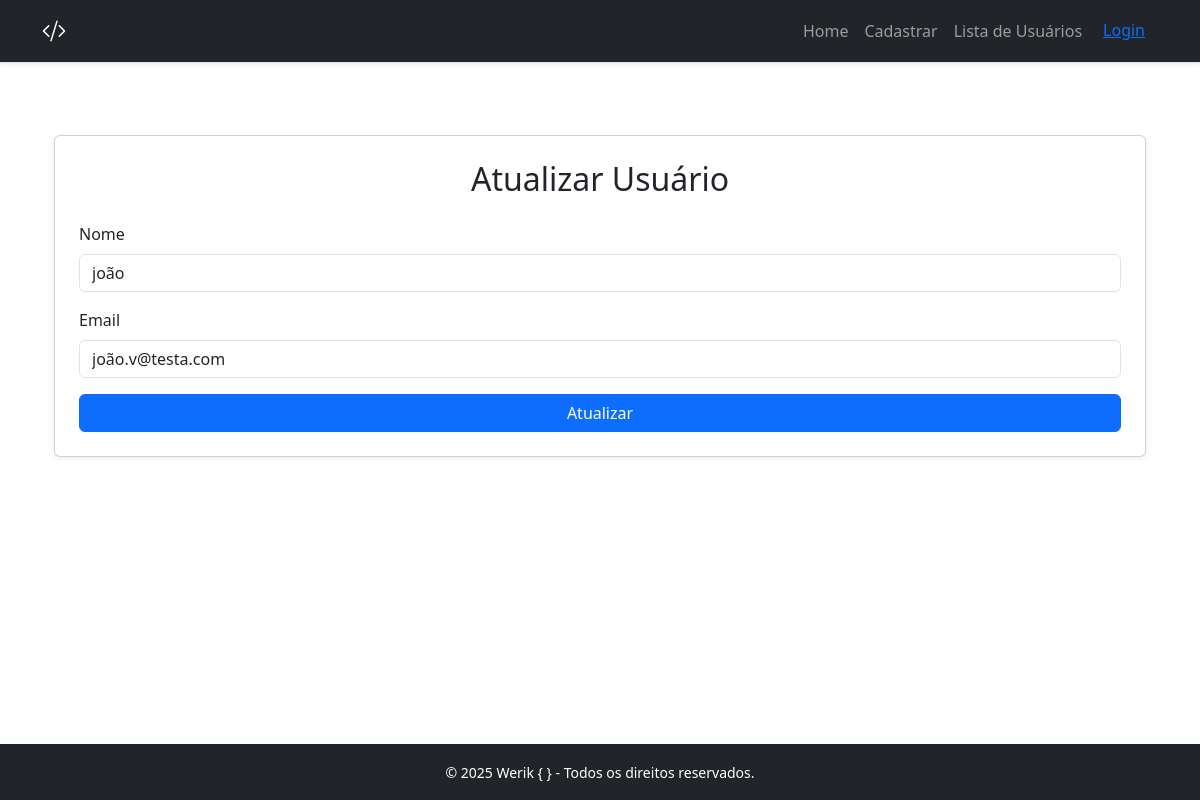
The app's page /update/10, older data.
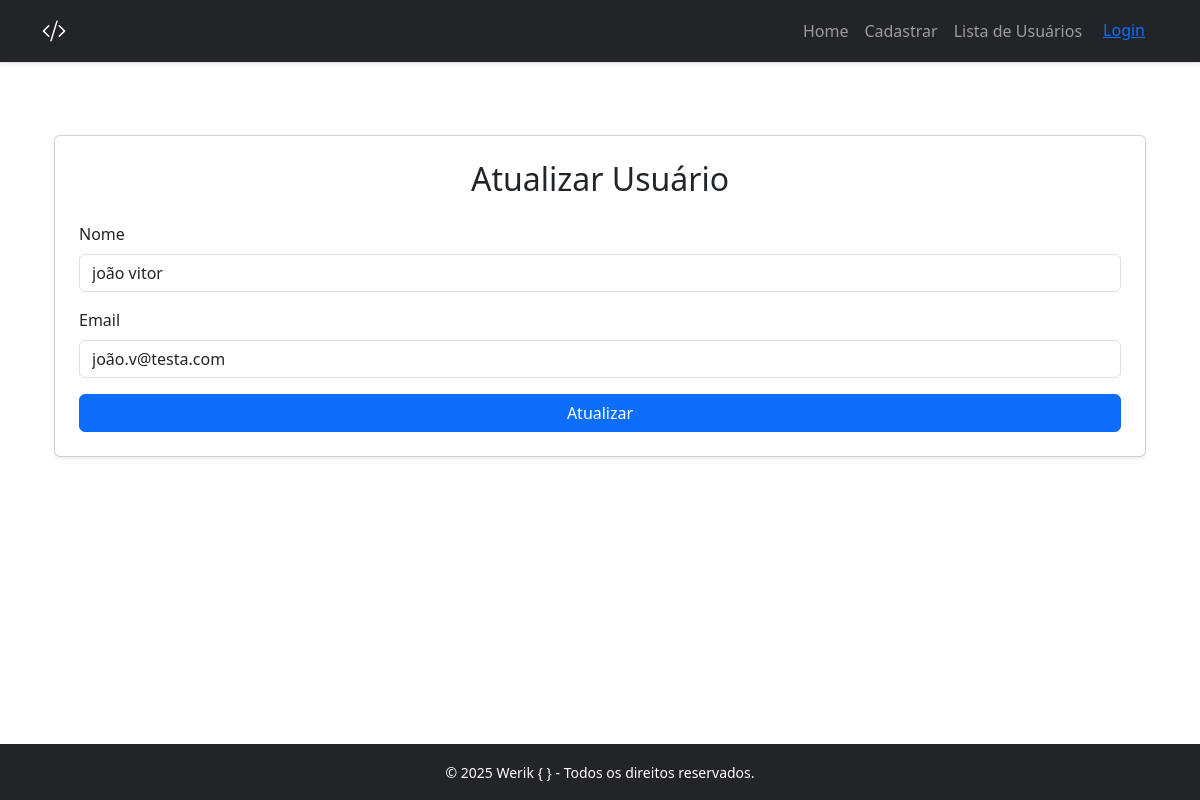
The same page, newer data.
### app/models.py (models this page shows, shortened)
class Usuario(db.Model):
    __tablename__ = 'usuarios'
    id = db.Column(db.Integer, primary_key=True)
    nome = db.Column(db.String(80), nullable=False)
    email = db.Column(db.String(120), unique=True, nullable=False)
    senha = db.Column(db.String(120), nullable=False)

### app/routers/usuarios.py (the view, shortened to what this page needs)
@bp_usuarios.route('/update/<int:id>', methods=['GET', 'POST'])
def update(id):
    usuario = Usuario.query.get_or_404(id)
    if request.method == 'GET':
        return render_template('usuarios_update.html', usuario=usuario)

### app/app.py (called while the page is built)
def create_app():
    app = Flask(__name__)
    conexao = 'sqlite:///meubanco.sqlite'
    app.config['SECRET_KEY'] = 'mysecretkey'
    app.config['SQLALCHEMY_DATABASE_URI'] = conexao
    app.config['SQLALCHEMY_TRACK_MODIFICATIONS'] = False
    db.init_app(app)
    migrate = Migrate(app, db)
    @app.context_processor
    def inject_now():
        return {'now': datetime.now()}
    app.register_blueprint(bp_usuarios)
    return app

### app/templates/usuarios_update.html (shortened to what this page needs)
{% extends 'base.html' %}
{% block conteudo %}
<div class="container mt-5">
    {% set mensagens = get_flashed_messages() %}
    <form method="post" action="/update/{{ usuario.id }}" class="card p-4 shadow-sm form-container">
        <h2 class="mb-4 text-center">Atualizar Usuário</h2>
        <div class="mb-3">
            <label for="nome" class="form-label">Nome</label>
            <input type="text" id="nome" name="nome" class="form-control" placeholder="Nome" value="{{ usuario.nome }}">
        </div>
        <div class="mb-3">
            <label for="email" class="form-label">Email</label>
            <input type="text" id="email" name="email" class="form-control" placeholder="Email" value="{{ usuario.email }}">
        </div>
        <button type="submit" class="btn btn-primary w-100">Atualizar</button>
    </form>
</div>
{% endblock %}

Row changes from the older to the newer data that the page shows:
changed Usuario "joão.v@testa.com": nome "joão" → "joão vitor"
